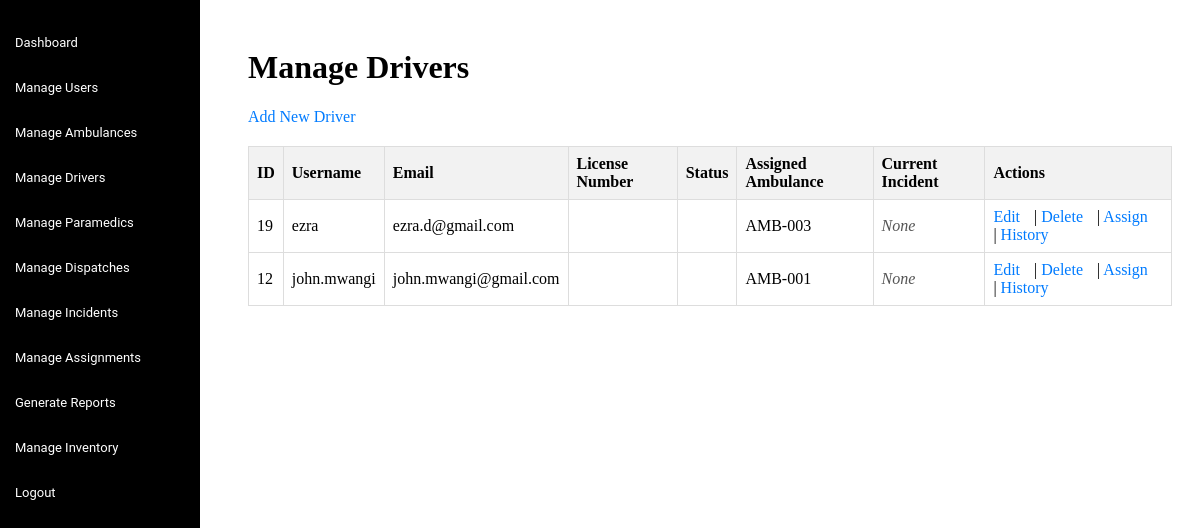
Screenshot of /admin/drivers.php (signed in) with the database file from the repository.
### tables this page shows
CREATE TABLE `ambulance_assignments` (
  `id` int(11) NOT NULL,
  `ambulance_id` int(11) NOT NULL,
  `paramedic_id` int(11) DEFAULT NULL,
  `driver_id` int(11) DEFAULT NULL,
  `active` tinyint(1) DEFAULT 1,
  `created_at` timestamp NOT NULL DEFAULT current_timestamp()
);

CREATE TABLE `users` (
  `id` int(11) NOT NULL,
  `username` varchar(50) NOT NULL,
  `password` varchar(255) NOT NULL,
  `role` enum('ADMIN','DISPATCHER','PARAMEDIC','DRIVER') NOT NULL,
  `created_at` timestamp NOT NULL DEFAULT current_timestamp(),
  `email` varchar(100) DEFAULT NULL
);

CREATE TABLE `ambulances` (
  `id` int(11) NOT NULL,
  `vehicle_number` varchar(20) NOT NULL,
  `type` varchar(50) NOT NULL,
  `status` enum('AVAILABLE','DISPATCHED','MAINTENANCE') DEFAULT 'AVAILABLE',
  `location` varchar(100) DEFAULT NULL,
  `last_updated` timestamp NOT NULL DEFAULT current_timestamp()
);

### admin/drivers.php (the view, shortened to what this page needs)
<?php
include '../includes/db_connect.php';
$query = "SELECT u.id, u.username, u.email, dd.license_number, dd.status,
                 aa.ambulance_id, a.vehicle_number, dd.history,
                 (SELECT i.id FROM dispatches d
                  JOIN incidents i ON d.incident_id = i.id
                  WHERE d.ambulance_id = aa.ambulance_id AND i.status != 'CLOSED' LIMIT 1) AS current_incident_id
          FROM users u
          LEFT JOIN driver_details dd ON u.id = dd.user_id
          LEFT JOIN ambulance_assignments aa ON u.id = aa.driver_id AND aa.active = 1
          LEFT JOIN ambulances a ON aa.ambulance_id = a.id
          WHERE u.role = 'DRIVER'
          ORDER BY u.username";
$result = mysqli_query($conn, $query);
?>
<!DOCTYPE html>
<html lang="en">
<head>
</head>
<body>
    <?php include 'includes/sidebar.php'; ?>
    <div class="content">
        <h1>Manage Drivers</h1>
        <div class="add-driver">
            <a href="#" onclick="document.getElementById('addDriverForm').style.display='block'">Add New Driver</a>
        </div>
        <table>
            <tr>
                <th>ID</th>
                <th>Username</th>
                <th>Email</th>
                <th>License Number</th>
                <th>Status</th>
                <th>Assigned Ambulance</th>
                <th>Current Incident</th>
                <th>Actions</th>
            </tr>
            <?php while ($row = mysqli_fetch_assoc($result)) { ?>
                <tr>
                    <td><?php echo $row['id']; ?></td>
                    <td><?php echo htmlspecialchars($row['username']); ?></td>
                    <td><?php echo htmlspecialchars($row['email']); ?></td>
                    <td><?php echo htmlspecialchars($row['license_number']); ?></td>
                    <td><?php echo htmlspecialchars($row['status']); ?></td>
                    <td><?php echo $row['vehicle_number'] ? htmlspecialchars($row['vehicle_number']) : 'unassigned'; ?></td>
                    <td class="current-incident"><?php echo $row['current_incident_id'] ? "Incident #" . htmlspecialchars($row['current_incident_id']) : 'None'; ?></td>
                    <td class="actions">
                        <a href="#" onclick="showEditForm(<?php echo $row['id']; ?>, '<?php echo addslashes($row['username']); ?>', '<?php echo addslashes($row['email']); ?>', '<?php echo addslashes($row['license_number']); ?>')">Edit</a> |
                        <a href="#">Delete</a> |
                        <a href="#" onclick="showAssignForm(<?php echo $row['id']; ?>)">Assign</a> |
                        <a href="#" onclick="showHistory(<?php echo $row['id']; ?>)">History</a>
                    </td>
                </tr>
            <?php } ?>
        </table>
    </div>
</body>
</html>

### admin/drivers.php (style rules this page uses)
.content { margin-left: 220px; padding: 20px; }
.add-driver { margin-bottom: 20px; }
.add-driver a, .edit-form a { color: #007bff; text-decoration: none; }
table { width: 100%; border-collapse: collapse; }
th, td { border: 1px solid #ddd; padding: 8px; text-align: left; }
th { background-color: #f2f2f2; }
.actions a { color: #007bff; margin-right: 10px; text-decoration: none; }
.current-incident { font-style: italic; color: #555; }

### admin/includes/sidebar.php (style rules this page uses)
.content { margin-left: 220px; padding: 20px; }

### rows the page displays
ambulance_assignments: driver "19", driver.username "ezra", driver.email "ezra.d@gmail.com", ambulance.vehicle_number "AMB-003"
ambulance_assignments: driver "12", driver.username "john.mwangi", driver.email "john.mwangi@gmail.com", ambulance.vehicle_number "AMB-001"
